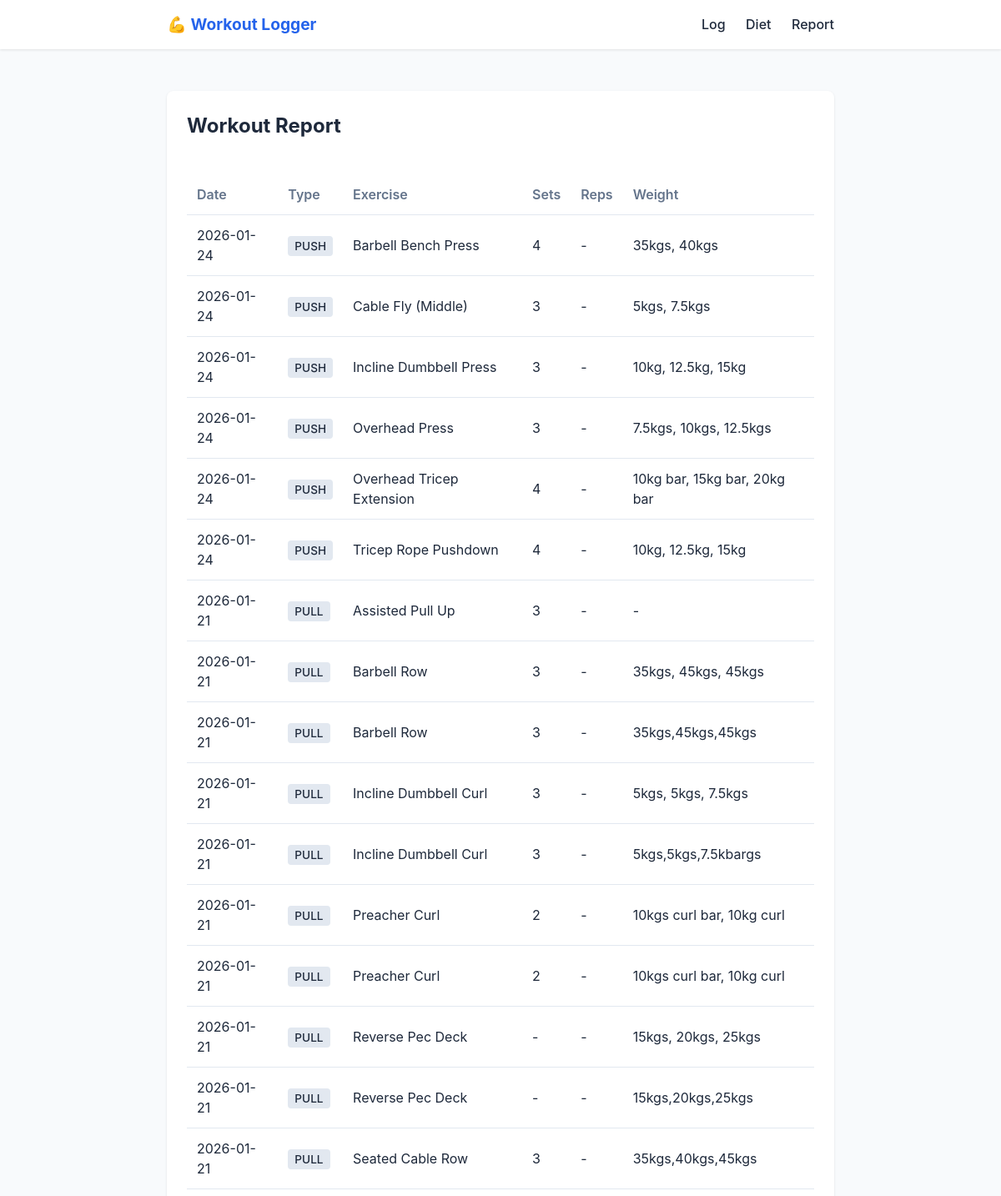
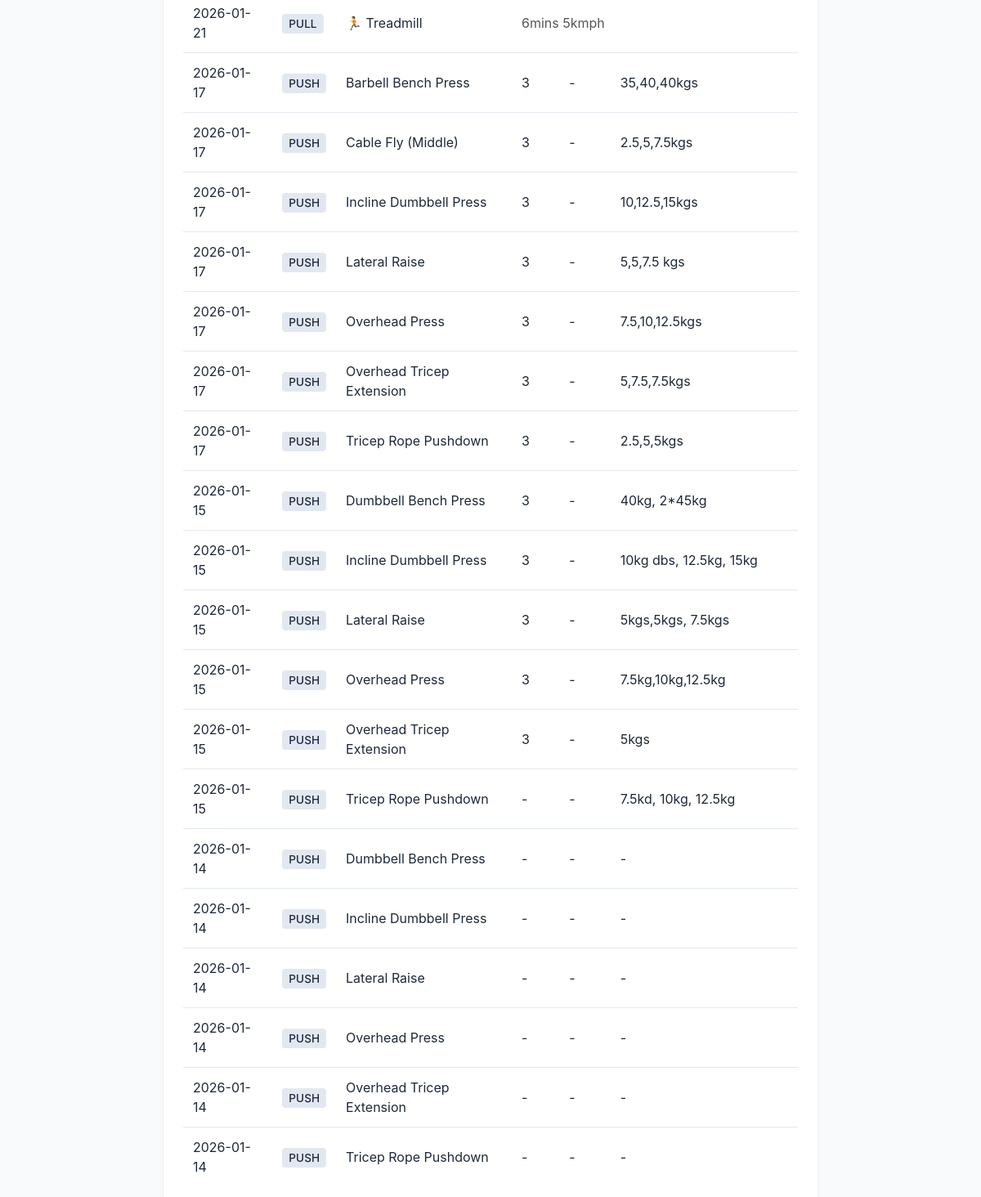
Screenshot of /report with the database file from the repository (2 pictures, top to bottom).
### tables this page shows
CREATE TABLE workout_exercises (
    id INTEGER PRIMARY KEY AUTOINCREMENT,
    workout_log_id INTEGER NOT NULL,
    exercise_id INTEGER NOT NULL,
    sets INTEGER,
    reps INTEGER,
    weight REAL,
    FOREIGN KEY (workout_log_id) REFERENCES workout_logs(id) ON DELETE CASCADE,
    FOREIGN KEY (exercise_id) REFERENCES exercises(id)
);

CREATE TABLE workout_logs (
    id INTEGER PRIMARY KEY AUTOINCREMENT,
    workout_date DATE NOT NULL,
    day_type TEXT CHECK(day_type IN ('PUSH', 'PULL', 'LEGS')),
    exercises_raw TEXT,               -- Original input from user
    created_at TIMESTAMP DEFAULT CURRENT_TIMESTAMP
);

CREATE TABLE exercises (
    id INTEGER PRIMARY KEY AUTOINCREMENT,
    name TEXT NOT NULL UNIQUE,        -- "Incline Dumbbell Press"
    aliases TEXT,                     -- JSON array: ["incline db", "incline press"]
    primary_muscle_id INTEGER NOT NULL,
    secondary_muscles TEXT,           -- JSON array of muscle IDs: [3, 7, 12]
    exercise_type TEXT CHECK(exercise_type IN ('compound', 'isolation')),
    FOREIGN KEY (primary_muscle_id) REFERENCES muscles(id)
);

### src/web/app.py (the view)
@app.route('/report')
def report():
    conn = get_connection()
    cursor = conn.cursor()
    sql = """
    SELECT
        l.workout_date,
        l.day_type,
        e.name as item_name,
        we.sets as col1,
        we.reps as col2,
        we.weight as col3,
        'lift' as type,
        NULL as duration,
        NULL as distance,
        NULL as speed
    FROM workout_logs l
    JOIN workout_exercises we ON l.id = we.workout_log_id
    JOIN exercises e ON we.exercise_id = e.id

    UNION ALL

    SELECT
        l.workout_date,
        l.day_type,
        cl.activity_name as item_name,
        NULL as col1,
        NULL as col2,
        NULL as col3,
        'cardio' as type,
        cl.duration,
        cl.distance,
        cl.speed
    FROM workout_logs l
    JOIN cardio_logs cl ON l.id = cl.workout_log_id

    ORDER BY workout_date DESC, item_name ASC
    LIMIT 100
    """
    cursor.execute(sql)
    rows = cursor.fetchall()
    conn.close()
    return render_template('report.html', rows=rows)

### src/models/database.py (called while the page is built)
def get_connection():
    db_url = os.getenv("DATABASE_URL")
    if db_url:
        real_conn = psycopg2.connect(db_url)
        return PostgresConnection(real_conn)
    return sqlite3.connect(DB_PATH)

### src/web/templates/report.html
{% extends "layout.html" %}
{% block content %}
<div class="card">
    <div style="display:flex; justify-content:space-between; align-items:center; margin-bottom:20px;">
        <h2>Workout Report</h2>
    </div>
    <div style="overflow-x:auto;">
        <table>
            <thead>
                <tr>
                    <th>Date</th>
                    <th>Type</th>
                    <th>Exercise</th>
                    <th>Sets</th>
                    <th>Reps</th>
                    <th>Weight</th>
                </tr>
            </thead>
            <tbody>
                {% for row in rows %}
                <tr>
                    <td>{{ row[0] }}</td>
                    <td><span class="badge">{{ row[1] }}</span></td>
                    <td>
                        {% if row[6] == 'cardio' %}
                        🏃 {{ row[2] }}
                        {% else %}
                        {{ row[2] }}
                        {% endif %}
                    </td>
                    {% if row[6] == 'cardio' %}
                    <td colspan="3" style="text-align:left; color:#555;">
                        {{ row[7] or '' }} {{ row[8] or '' }} {{ row[9] or '' }}
                    </td>
                    {% else %}
                    <td>{{ row[3] or '-' }}</td>
                    <td>{{ row[4] or '-' }}</td>
                    <td>{{ row[5] or '-' }}</td>
                    {% endif %}
                </tr>
                {% endfor %}
            </tbody>
        </table>
    </div>
</div>
{% endblock %}

### src/web/templates/layout.html (shortened to what this page needs)
<!DOCTYPE html>
<html lang="en">
<head>
</head>
<body>
    <nav>
        <div class="container">
            <a href="/" class="logo">💪 Workout Logger</a>
            <div class="nav-links">
                <a href="/">Log</a>
                <a href="/diet">Diet</a>
                <a href="/report">Report</a>
            </div>
        </div>
    </nav>
    <div class="container">
        {% block content %}{% endblock %}
    </div>
</body>
</html>

### src/web/templates/layout.html (style rules this page uses)
:root { --primary: #2563eb; --bg: #f8fafc; --surface: #ffffff; --text: #1e293b; }
body { font-family: -apple-system, BlinkMacSystemFont, "Segoe UI", Roboto, Helvetica, Arial, sans-serif; background-color: var(--bg); color: var(--text); margin: 0; padding: 0; line-height: 1.5; }
.container { max-width: 800px; margin: 0 auto; padding: 20px; }
nav { background: var(--surface); padding: 15px 0; margin-bottom: 30px; box-shadow: 0 1px 3px rgba(0, 0, 0, 0.1); }
nav .container { padding: 0 20px; display: flex; justify-content: space-between; align-items: center; }
.nav-links a { text-decoration: none; color: var(--text); margin-left: 20px; font-weight: 500; }
.logo { font-weight: bold; font-size: 1.2rem; text-decoration: none; color: var(--primary); }
.card { background: var(--surface); border-radius: 8px; padding: 24px; box-shadow: 0 1px 3px rgba(0, 0, 0, 0.1); margin-bottom: 20px; }
h1, h2 { margin-top: 0; }
table { width: 100%; border-collapse: collapse; }
th, td { text-align: left; padding: 12px; border-bottom: 1px solid #e2e8f0; }
th { font-weight: 600; color: #64748b; }
tr:last-child td { border-bottom: none; }
.badge { background: #e2e8f0; padding: 4px 8px; border-radius: 4px; font-size: 0.85rem; font-weight: 500; }

### rows the page displays
workout_exercises: workout_date "2026-01-24", day_type "PUSH", name "Barbell Bench Press", sets "4", row "-", weight "35kgs, 40kgs"
workout_exercises: workout_date "2026-01-24", day_type "PUSH", name "Cable Fly (Middle)", sets "3", row "-", weight "5kgs, 7.5kgs"
workout_exercises: workout_date "2026-01-24", day_type "PUSH", name "Incline Dumbbell Press", sets "3", row "-", weight "10kg, 12.5kg, 15kg"
workout_exercises: workout_date "2026-01-24", day_type "PUSH", name "Overhead Press", sets "3", row "-", weight "7.5kgs, 10kgs, 12.5kgs"
workout_exercises: workout_date "2026-01-24", day_type "PUSH", name "Overhead Tricep Extension", sets "4", row "-", weight "10kg bar, 15kg bar, 20kg bar"
workout_exercises: workout_date "2026-01-24", day_type "PUSH", name "Tricep Rope Pushdown", sets "4", row "-", weight "10kg, 12.5kg, 15kg"
workout_exercises: row "2026-01-21", row "PULL", name "Assisted Pull Up", sets "3", row "-"
workout_exercises: row "2026-01-21", row "PULL", name "Barbell Row", sets "3", row "-", weight "35kgs, 45kgs, 45kgs"
workout_exercises: row "2026-01-21", row "PULL", name "Barbell Row", sets "3", row "-", weight "35kgs,45kgs,45kgs"
workout_exercises: row "2026-01-21", row "PULL", name "Incline Dumbbell Curl", sets "3", row "-", weight "5kgs, 5kgs, 7.5kgs"
workout_exercises: row "2026-01-21", row "PULL", name "Incline Dumbbell Curl", sets "3", row "-", weight "5kgs,5kgs,7.5kbargs"
exercises: row "2026-01-21", row "PULL", name "Preacher Curl", row "2", row "-", row "10kgs curl bar, 10kg curl"
workout_exercises: row "2026-01-21", row "PULL", name "Reverse Pec Deck", row "-", weight "15kgs, 20kgs, 25kgs"
workout_exercises: row "2026-01-21", row "PULL", name "Reverse Pec Deck", row "-", weight "15kgs,20kgs,25kgs"
workout_exercises: row "2026-01-21", row "PULL", name "Seated Cable Row", sets "3", row "-", weight "35kgs,40kgs,45kgs"
workout_exercises: workout_date "2026-01-17", day_type "PUSH", name "Barbell Bench Press", sets "3", row "-", weight "35,40,40kgs"
workout_exercises: workout_date "2026-01-17", day_type "PUSH", name "Cable Fly (Middle)", sets "3", row "-", weight "2.5,5,7.5kgs"
workout_exercises: workout_date "2026-01-17", day_type "PUSH", name "Incline Dumbbell Press", sets "3", row "-", weight "10,12.5,15kgs"
workout_exercises: workout_date "2026-01-17", day_type "PUSH", name "Lateral Raise", sets "3", row "-", weight "5,5,7.5 kgs"
workout_exercises: workout_date "2026-01-17", day_type "PUSH", name "Overhead Press", sets "3", row "-", weight "7.5,10,12.5kgs"
workout_exercises: workout_date "2026-01-17", day_type "PUSH", name "Overhead Tricep Extension", sets "3", row "-", weight "5,7.5,7.5kgs"
workout_exercises: workout_date "2026-01-17", day_type "PUSH", name "Tricep Rope Pushdown", sets "3", row "-", weight "2.5,5,5kgs"
workout_exercises: workout_date "2026-01-15", day_type "PUSH", name "Dumbbell Bench Press", sets "3", row "-", weight "40kg, 2*45kg"
workout_exercises: workout_date "2026-01-15", day_type "PUSH", name "Incline Dumbbell Press", sets "3", row "-", weight "10kg dbs, 12.5kg, 15kg"
workout_exercises: workout_date "2026-01-15", day_type "PUSH", name "Lateral Raise", sets "3", row "-", weight "5kgs,5kgs, 7.5kgs"
workout_exercises: workout_date "2026-01-15", day_type "PUSH", name "Overhead Press", sets "3", row "-", weight "7.5kg,10kg,12.5kg"
workout_exercises: workout_date "2026-01-15", day_type "PUSH", name "Overhead Tricep Extension", sets "3", row "-", weight "5kgs"
workout_exercises: workout_date "2026-01-15", day_type "PUSH", name "Tricep Rope Pushdown", row "-", weight "7.5kd, 10kg, 12.5kg"
workout_logs: workout_date "2026-01-14", day_type "PUSH", name "Dumbbell Bench Press", row "-", name "Incline Dumbbell Press", name "Lateral Raise", name "Overhead Press", name "Overhead Tricep Extension", name "Tricep Rope Pushdown"

### other values shown
{{ row[0] }} "2026-01-21"
{{ row[1] }} "PULL"
{{ row[2] }} "Treadmill"
{{ row[7] or '' }} "6mins"
{{ row[9] or '' }} "5kmph"
